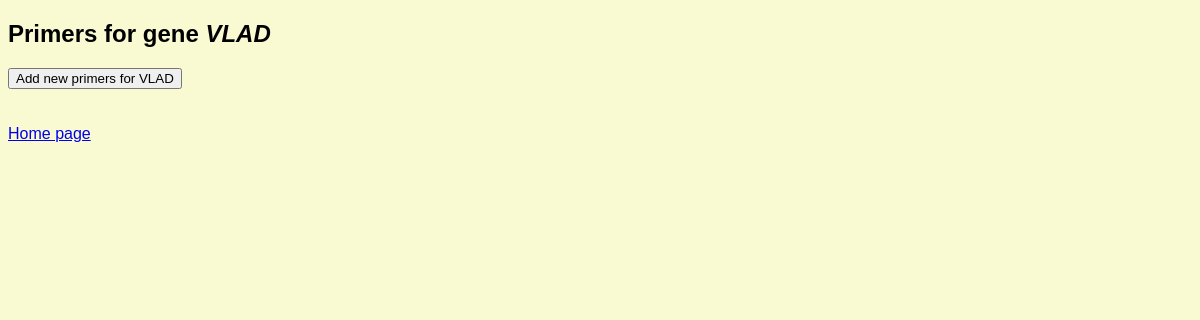
Page /pairs/VLAD on the earlier database version.
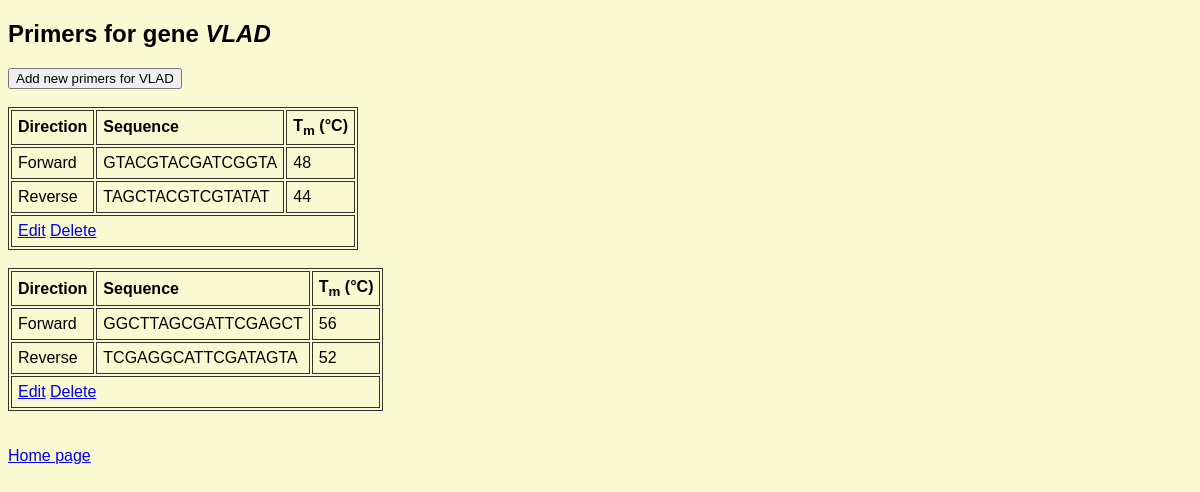
Same page on the later database version.
### tables this page shows
CREATE TABLE primers (
            primers_id INTEGER PRIMARY KEY AUTOINCREMENT,
            gene_id TEXT NOT NULL,
            forward_sequence TEXT NOT NULL,
            reverse_sequence TEXT NOT NULL,
            forward_tm FLOAT NOT NULL,
            reverse_tm FLOAT NOT NULL,
            FOREIGN KEY (gene_id) REFERENCES genes(gene_id)
        );

### app/app.py (the view)
@app.route('/pairs/<gene_id>')
def pairs(gene_id):
    primers = Primers.get_by_gene(gene_id, get_db())
    return render_template('pairs.html', gene_id=gene_id, primers=primers)

### app/app.py (called while the page is built)
def get_db():
    if 'db' not in g:
        g.db = sqlite3.connect(os.path.join(os.path.dirname(__file__),
                                            "../data/primers_db.db"))
    return g.db

### app/models/models.py (called while the page is built)
    @staticmethod
    def get(gene_id: str, con: sqlite3.Connection):
        cursor = con.execute('SELECT * FROM genes where gene_id=?;', (gene_id,))
        genes_row = cursor.fetchone()
        if not genes_row:
            return None
        g = Gene(*genes_row[:2])
        g._saved = True
        return g

    @property
    def primers_id(self):
        return self._primers_id

    @property
    def fwd_seq(self):
        return self._fwd_seq

    @property
    def rev_seq(self):
        return self._rev_seq

    @property
    def fwd_tm(self):
        return self._fwd_tm

    @property
    def rev_tm(self):
        return self._rev_tm

    @staticmethod
    def _calculate_tm(sequence) -> float:
        sequence = sequence.upper()
        a = sequence.count('A')
        t = sequence.count('T')
        g = sequence.count('G')
        c = sequence.count('C')
        return 2 * (a + t) + 4 * (g + c)

### app/templates/pairs.html (shortened to what this page needs)
{% extends 'layout.html' %}
{% block info %}
  <h2>Primers for gene <i>{{ gene_id }}</i></h2>
{% endblock %}
{% block content %}
<div class="add-primer-container">
  <button onclick="location.href='{{ url_for('add', gene_id=gene_id) }}'">
    Add new primers for {{ gene_id }}
  </button>
</div> <br>
  {% for p in primers %}
  <table class="primer-table">
    <thead>
      <tr>
        <th>Direction</th>
        <th>Sequence</th>
        <th>T<sub>m</sub> (°C)</th>
      </tr>
    </thead>
    <tbody>
      <tr>
        <td>Forward</td>
        <td>{{ p.fwd_seq }}</td>
        <td>{{ p.fwd_tm }}</td>
      </tr>
      <tr>
        <td>Reverse</td>
        <td>{{ p.rev_seq }}</td>
        <td>{{ p.rev_tm }}</td>
      </tr>
      <tr class="actions-row">
        <td colspan="3">
          <a href="{{ url_for('edit', primers_id=p.primers_id) }}">Edit</a>
          <a href="{{ url_for('delete_primers', primers_id=p.primers_id) }}">Delete</a>
        </td>
      </tr>
    </tbody>
  </table><br>
  {% endfor %}
{% endblock %}

Differences in the rows shown:
added primers: fwd_seq "GTACGTACGATCGGTA", fwd_tm "48", rev_seq "TAGCTACGTCGTATAT", rev_tm "44"
added primers: fwd_seq "GGCTTAGCGATTCGAGCT", fwd_tm "56", rev_seq "TCGAGGCATTCGATAGTA", rev_tm "52"
